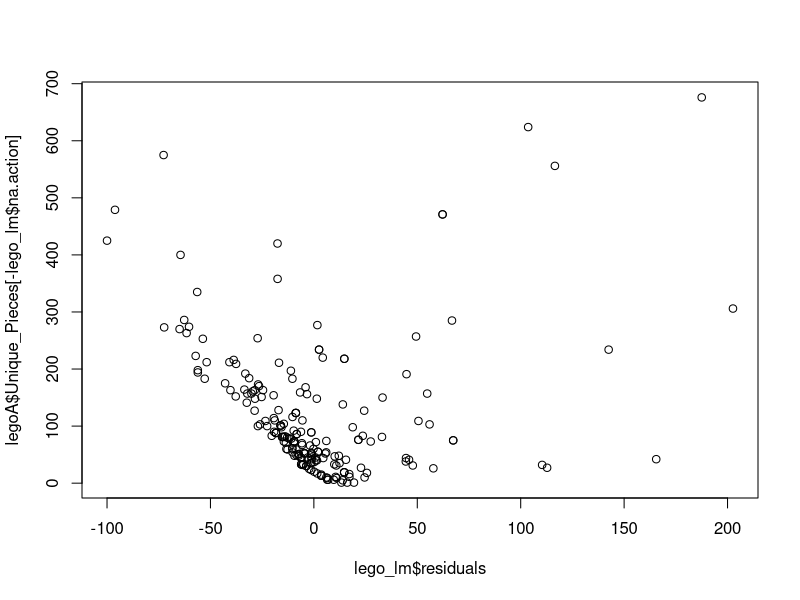

Source code (R):
## ---- chunk 1
library('tidyverse')
legoA <- read_csv('legoA.csv')
prices <- legoA[,c("price", "amazon_price")]
prices$meanprice <- rowMeans(prices, na.rm = TRUE, dim = 1)
lego_lm <- lm(prices$meanprice ~ legoA$Unique_Pieces)
summary(lego_lm)
plot(lego_lm$residuals, legoA$Unique_Pieces[-lego_lm$na.action])
confint(lego_lm)
-5.8751/ 4.03450
pt(-5.8751/ 4.03450, df = 204)*2
